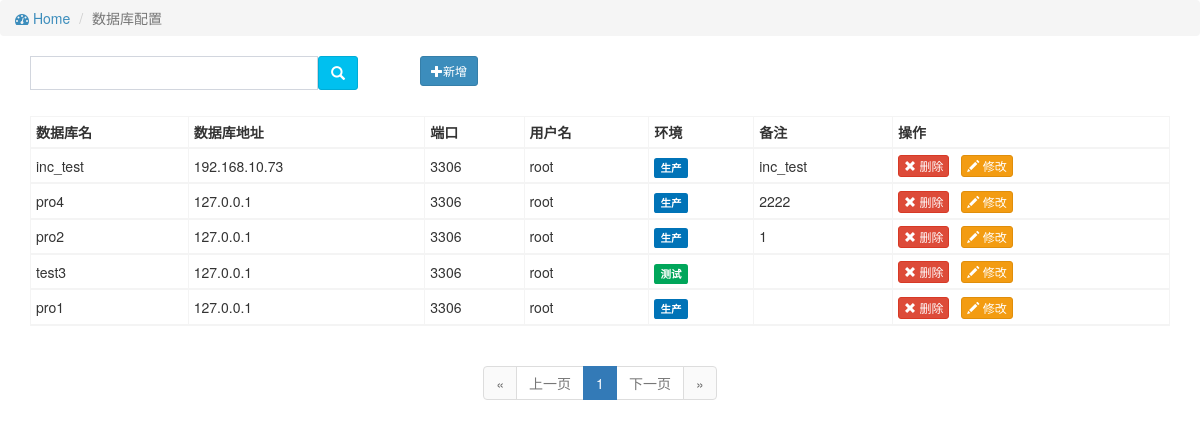
The app's page /sqlmng/dbconfig/, older data.
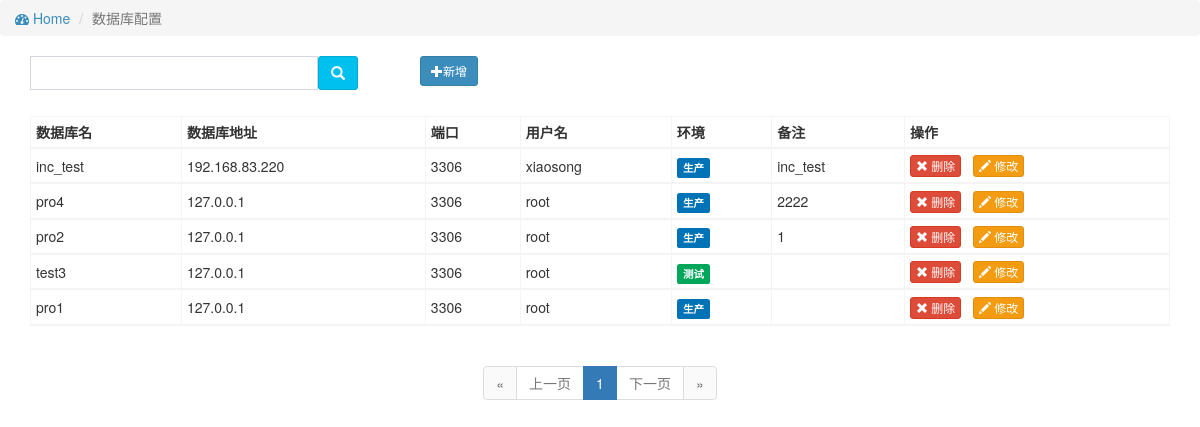
The same page, newer data.
### sqlmng/models.py (models this page shows, shortened)
class Basemodel(models.Model):
    name = models.CharField(max_length=32, verbose_name='名字')
    createtime = models.DateTimeField(auto_now_add=True, verbose_name='创建时间')
    updatetime = models.DateTimeField(auto_now=True, verbose_name='修改时间')
    note = models.TextField(default='', null=True, blank=True, verbose_name='备注')
    class Meta:
        abstract = True  # 抽象类
        ordering = ['-id']  # 按id倒排

class dbconf(Basemodel):
    GENDER_CHOICES = (
                        ('1', u'生产'),
                        ('2', u'测试'),
    )
    user = models.CharField(max_length=128)
    password = models.CharField(max_length=128)
    host = models.CharField(max_length=16)
    port = models.CharField(max_length=5)
    env = models.CharField(max_length=1, blank=True, null=True, choices=GENDER_CHOICES)

### sqlmng/views.py (the view, shortened to what this page needs)
# urls.py: url(r'^dbconfig/(?P<pk>\d+)?/?$', dbconfig.as_view(), name='dbconfig'),
class dbconfig(ListView):
    model = dbconf
    template_name = 'sqlmng/dbconfig.html'
    paginate_by = 5
    context_object_name = 'res_data'
    def get_queryset(self):
        qs = self.model.objects.all()
        souword = self.request.GET.get('souword')
        if souword:
            qs = qs.filter(name__contains=souword)
        return qs

### templates/sqlmng/dbconfig.html (shortened to what this page needs)
{% extends "base.html" %}
{% block content %}
    {% include "sqlmng/modal.html" %}
    <div>
        <ol class="breadcrumb">
            <li><a href="/sql/dbconfig"><i class="fa fa-dashboard"></i> Home</a></li>
            <li class="active">数据库配置</li>
        </ol>
    </div>
    <div class="col-md-12">
        <div class="col-md-4">
            <input id="souinput" onkeydown=KeyDown() style="width:80%;float:left" type="text" class="form-control" value="{{souword}}">
            <span class="input-group-btn">
                <a id="tiaozhuansearch" href=""><button id="seabtn" class="btn btn-info" type="button" style="float:left"> <span class="glyphicon glyphicon-search"></span> </button></a>
            </span>
        </div>
        <div class="col-md-6">
            <button id="vpadd" class="btn btn-primary btn-sm"><span class="glyphicon glyphicon-plus"></span>新增</button>
        </div>
    </div>
    <div class="page-content col-md-12">
        <div class="dataTables_scrollBod col-md-12">
            <table id="hosttable" class="table table-striped table-bordered dataTable no-footer table-hover table-condensed">
                {% if res_data %}
                    <thead>
                    <tr>
                        <th style="vertical-align:middle;">数据库名</th>
                        <th style="vertical-align:middle;">数据库地址</th>
                        <th style="vertical-align:middle;">端口</th>
                        <th style="vertical-align:middle;">用户名</th>
                        <th style="vertical-align:middle;">环境</th>
                        <th style="vertical-align:middle;">备注</th><th style="vertical-align:middle;">操作</th>
                    </tr>
                    <thead>
                    {% for dbobj in res_data %}
                        <tr class="ckitem">
                            <td style="vertical-align:middle;">{{dbobj.name}}</td>
                            <td style="vertical-align:middle;">{{dbobj.host}}</td>
                            <td style="vertical-align:middle;">{{dbobj.port}}</td>
                            <td style="vertical-align:middle;">{{dbobj.user}}</td>
                            {% if dbobj.env == '1' %}
                                <td style="vertical-align:middle;"> <small class="label bg-blue">生产</small></td>
                            {% elif dbobj.env == '2' %}
                                <td style="vertical-align:middle;"><small class="label bg-green">测试</small></td>
                            {% endif %}
                            <td style="vertical-align:middle;">{{dbobj.note}}</td>
                            <td style="vertical-align:middle;">
                                <button class="btn btn-danger btn-xs deletevp" ckid={{dbobj.id}} ckvalue="vptype" ckname={{dbobj.name}}>
                                    <span class="glyphicon glyphicon-remove"></span> 删除</button>
                                <button class="btn btn-warning btn-xs mdyvptype" style="margin-left:3%" ckid={{dbobj.id}} dbpass={{dbobj.password}}>
                                    <span class="glyphicon glyphicon-pencil"></span> 修改</button></td>
                        </tr>
                    {% endfor %}
                {% endif %}
            </table>
        </div>
            <div class="panel-default">
            <center>
                <ul class="pagination">
                    <li><a href="{% url 'dbconfig' %}?page=1">&laquo;</a></li>
                    {% if page_obj.has_previous %}
                    <li><a href="{% url 'dbconfig' %}?page={{ page_obj.previous_page_number }}&souword={{ request.GET.souword }}">上一页</a></li>
                    {% else %}
                        <li class="previous disabled"><a>上一页</a></li>
                    {% endif %}
                    {% for i in page_obj.paginator.page_range %}
                    <li {% if page_obj.number == i %}class="active"{% endif %}><a href="{% url 'dbconfig' %}?page={{ i }}&souword={{ request.GET.souword }}">{{ i }}</a></li>
                    {% endfor %}
                    {% if page_obj.has_next %}
                    <li><a href="{% url 'dbconfig' %}?page={{ page_obj.next_page_number }}&souword={{ request.GET.souword }}">下一页</a></li>
                    {% else %}
                        <li class="previous disabled"><a>下一页</a></li>
                    {% endif %}
                    <li><a href="{% url 'dbconfig' %}?page={{ page_obj.paginator.num_pages }}&souword={{ request.GET.souword }}">&raquo;</a></li>
                </ul>
            </center>
        </div>
        </div>
{% endblock %}

### templates/base.html (shortened to what this page needs)
<!DOCTYPE html>
<html>
<head>
  <link rel="stylesheet" href="/static/css/bootstrap.min.css">
  <link rel="stylesheet" href="/static/css/buttons.css">
  <link rel="stylesheet" href="/static/css/jquery-ui.css">
  <link rel="stylesheet" href="/static/css/font-awesome.min.css">
  <link rel="stylesheet" href="/static/css/ionicons.min.css">
  <link rel="stylesheet" href="/static/css/AdminLTE.min.css">
  <link rel="stylesheet" href="/static/css/skin-blue.min.css">
  <link rel="stylesheet" href="/static/css/icheck/build.css">
  <link rel="stylesheet" href="/static/css/scrollbar/jquery.mCustomScrollbar.css">
  <link rel="stylesheet" href="/static/css/bootstrap-select.css">
  <link rel="stylesheet" href="/static/css/daterangepicker-bs3.css">
  <link rel="stylesheet" href="/static/css/build.css">
  <link rel="stylesheet" href="/static/css/page.css">
  <link rel="stylesheet" href="/static/css/cmdb.css">
  <link rel="stylesheet" href="/static/js/sweetalert.css">
</head>
<body>
            {% block content %} {% endblock %}
</body>
</html>

### templates/sqlmng/modal.html (shortened to what this page needs)
<link rel="stylesheet" href="/static/css/hDate.css" />

### static/css/hDate.css (style rules this page uses)
﻿ul, li, a, dd, dt, dl, i, em { margin:0px;padding:0px;list-style:none;text-decoration:none;list-style:none;font-style:normal;font-style:normal; }

Row changes from the older to the newer data that the page shows:
changed dbconf "inc_test": host "192.168.10.73" → "192.168.83.220"; user "root" → "xiaosong"
